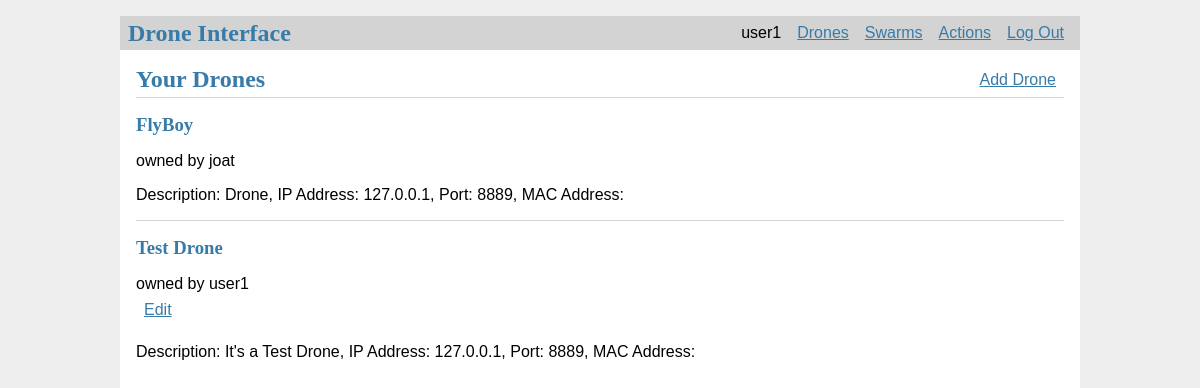
Screenshot of / (signed in) with the database file from the repository.
### tables this page shows
CREATE TABLE user (
  id INTEGER PRIMARY KEY AUTOINCREMENT,
  username TEXT UNIQUE NOT NULL,
  password TEXT NOT NULL
);

CREATE TABLE drones (
  id INTEGER PRIMARY KEY AUTOINCREMENT,
  drone_name TEXT UNIQUE NOT NULL,
  description TEXT NOT NULL,
  ip_addr TEXT NOT NULL,
  port TEXT NOT NULL,
  mac_addr TEXT,
  owner_id INTEGER NOT NULL,
  group_id INTEGER,
  FOREIGN KEY (owner_id) REFERENCES user (id),
  FOREIGN KEY (group_id) REFERENCES groups (id)
);

### flaskr/drones.py (the view)
@bp.route('/')
def drones_display():
    db = get_db()
    drones = db.execute(
        'SELECT p.id, drone_name, description, ip_addr, port, u.username, owner_id'
        ' FROM drones p JOIN user u ON p.owner_id = u.id'
        ' ORDER BY p.id DESC'
    ).fetchall()
    return render_template('drones/drones_display.html', drones=drones)

### flaskr/auth.py (called while the page is built)
@bp.before_app_request
def load_logged_in_user():
    user_id = session.get('user_id')
    if user_id is None:
        g.user = None
    else:
        g.user = get_db().execute(
            'SELECT * FROM user WHERE id = ?', (user_id,)
        ).fetchone()

### flaskr/db.py (called while the page is built)
def get_db():
    if 'db' not in g:
        g.db = sqlite3.connect(
            current_app.config['DATABASE'],
            detect_types=sqlite3.PARSE_DECLTYPES
        )
        g.db.row_factory = sqlite3.Row
    return g.db

### flaskr/templates/drones/drones_display.html
{% extends 'base.html' %}
{% block header %}
  <h1>{% block title %}Your Drones{% endblock %}</h1>
  {% if g.user %}
    <a class="action" href="{{ url_for('drones.register_drone') }}">Add Drone</a>
  {% endif %}
{% endblock %}
{% block content %}
  {% for drone in drones %}
    <article class="drone">
      <header>
        <div>
          <h1>{{ drone['drone_name'] }}</h1>
          <div class="about">owned by {{ drone['username'] }}</div>
        </div>
        {% if g.user['id'] == drone['owner_id'] %}
          <a class="action" href="{{ url_for('drones.update_info', id=drone['id']) }}">Edit</a>
        {% endif %}
      </header>
        <p class="description">Description: {{ drone['description'] }},
          IP Address: {{ drone['ip_addr'] }}, Port: {{ drone['port'] }}, MAC Address: {{ drone['mac_addr'] }}</p>
    </article>
    {% if not loop.last %}
      <hr>
    {% endif %}
  {% endfor %}
{% endblock %}

### flaskr/templates/base.html (shortened to what this page needs)
<!doctype html>
<link rel="stylesheet" href="{{ url_for('static', filename='style.css') }}">
<nav>
  <h1>Drone Interface</h1>
  <ul>
    {% if g.user %}
        <li><span>{{ g.user['username'] }}</span>
        <li><a href="{{ url_for('drones.drones_display') }}">Drones</a>
        <li><a href="{{ url_for('swarms.swarms') }}">Swarms</a>
        <li><a href="{{ url_for('actions.mainpage') }}">Actions</a>
        <li><a href="{{ url_for('auth.logout') }}">Log Out</a>
    {% else %}
      <li><a href="{{ url_for('auth.register') }}">Register User</a>
      <li><a href="{{ url_for('auth.login') }}">Log In</a>
    {% endif %}
  </ul>
</nav>
<section class="content">
  <header>
    {% block header %}{% endblock %}
  </header>
  {% block content %}{% endblock %}
</section>

### flaskr/static/style.css (style rules this page uses)
h1 { font-family: serif; color: #377ba8; margin: 1rem 0; }
a { color: #377ba8; }
hr { border: none; border-top: 1px solid lightgray; }
nav { background: lightgray; display: flex; align-items: center; padding: 0 0.5rem; }
nav h1 { flex: auto; margin: 0; }
nav ul { display: flex; list-style: none; margin: 0; padding: 0; }
nav ul li a, nav ul li span, header .action { display: block; padding: 0.5rem; }
.content { padding: 0 1rem 1rem; }
.content > header { border-bottom: 1px solid lightgray; display: flex; align-items: flex-end; }
.content > header h1 { flex: auto; margin: 1rem 0 0.25rem 0; }
.content:last-child { margin-bottom: 0; }

### rows the page displays
user: user.username "user1"
drones: drone_name "FlyBoy", username "joat", description "Drone", ip_addr "127.0.0.1", port "8889"
drones: drone_name "Test Drone", username "user1", description "It's a Test Drone", ip_addr "127.0.0.1", port "8889"
